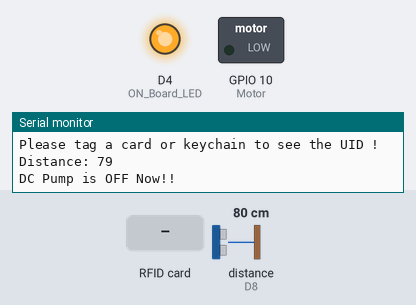
Bench run of a sketch on a simulated ESP8266 (NodeMCU). On the bench: switched loads named in the sketch (green lamp = pin HIGH), output pins drawn as LEDs (lit = HIGH), the last lines printed to the serial monitor. Wiring (inferred from the names in the program): ultrasonic range finder: trigger D3; echo D8. The inputs (shaded band) are chosen by the test bench; at power-on: distance to the obstacle (sensor on D8) 80 cm. The echo pulse lasts 58.3 µs per cm; WiFi joins after 1.5 s; servers stay silent unless stated; uploads are accepted with an empty reply; pins used as bus, display or sensor lines are not drawn.

Above: at 3.2 s.
3.3 s: RFID card 5E 7A 19 C4 held to the reader
At 7.19 s:
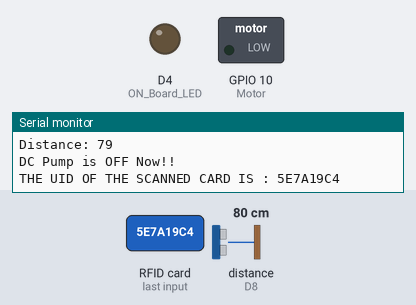
At 8.4 s:
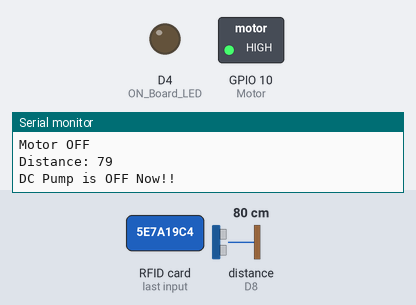
8.7 s: distance to the obstacle (sensor on D8) set to 33 cm
11.2 s: distance to the obstacle (sensor on D8) set to 28 cm
Timing chart, 0 to 14.2 s (numbered marks = the images above; inputs shaded):
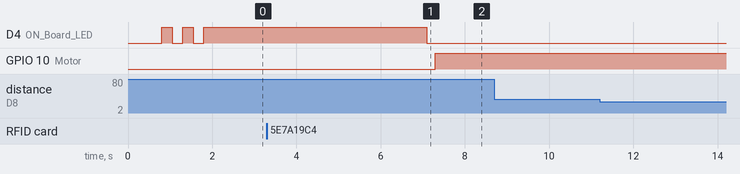

Measured:
- after the input at 3.3 s, D4 (ON_Board_LED): HIGH → LOW after 3.8 s; GPIO 10 (Motor): LOW → HIGH after 4.0 s
- after the input at 8.7 s, every drawn part: stays the same

The sketch:

rfid_mask_dispenser.ino
```cpp
#include <ESP8266WebServer.h>
#include <ESP8266HTTPClient.h>
#include <SPI.h>
#include <MFRC522.h>
#define SS_PIN D2  //--> SDA / SS is connected to pinout D2
#define RST_PIN D1 //--> RST is connected to pinout D1
MFRC522 mfrc522(SS_PIN, RST_PIN);  //--> Create MFRC522 instance.
#define Motor 10
const int trigPin = D3;
const int echoPin = D8;
#define DCwater_pump D0
long duration;
int distance;
#define ON_Board_LED D4  //--> Defining an On Board LED, used for indicators when the process of connecting to a wifi router
//----------------------------------------SSID and Password of your WiFi router-------------------------------------------------------------------------------------------------------------//
const char* ssid = "POCO X3 Pro";
const char* password = "achu1234!";
//------------------------------------------------------------------------------------------------------------------------------------------------------------------------------------------//
ESP8266WebServer server(80);  //--> Server on port 80
int readsuccess;
byte readcard[4];
char str[32] = "";
String StrUID;
//-----------------------------------------------------------------------------------------------SETUP-------------------------------------------------------------------------------------//
void setup() {
  pinMode(trigPin, OUTPUT); // Sets the trigPin as an Output
  pinMode(echoPin, INPUT); // Sets the echoPin as an Input
  pinMode(DCwater_pump, OUTPUT);
  Serial.begin(115200); //--> Initialize serial communications with the PC
  SPI.begin();      //--> Init SPI bus
  mfrc522.PCD_Init();//--> Init MFRC522 card
  pinMode(Motor,OUTPUT);
  delay(500);
  WiFi.begin(ssid, password); //
  Serial.println("");
  pinMode(ON_Board_LED, OUTPUT);
  digitalWrite(ON_Board_LED, HIGH); //--> Turn off Led On Board
  //----------------------------------------Wait for connection
  Serial.print("Connecting");
  while (WiFi.status() != WL_CONNECTED) {
    Serial.print(".");
    //----------------------------------------Make the On Board Flashing LED on the process of connecting to the wifi router.
    digitalWrite(ON_Board_LED, LOW);
    delay(250);
    digitalWrite(ON_Board_LED, HIGH);
    delay(250);
  }
  digitalWrite(ON_Board_LED, HIGH); //--> Turn off the On Board LED when it is connected to the wifi router.
  //----------------------------------------If successfully connected to the wifi router, the IP Address that will be visited is displayed in the serial monitor
  Serial.println("");
  Serial.print("Successfully connected to : ");
  Serial.println(ssid);
  Serial.print("IP address: ");
  Serial.println(WiFi.localIP());
  Serial.println("Please tag a card or keychain to see the UID !");
  Serial.println("");
}
//------------------------------------------------------------------------------------------------------------------------------------------------------------------------------------------//
//-----------------------------------------------------------------------------------------------LOOP---------------------------------------------------------------------------------------//
void loop() {
  // put your main code here, to run repeatedly
  readsuccess = getid();
  if (readsuccess) {
    digitalWrite(ON_Board_LED, LOW);
    HTTPClient http;    //Declare object of class HTTPClient
    String UIDresultSend, postData;
    UIDresultSend = StrUID;
    //Post Data
    postData = "rfid=" + String(UIDresultSend);
      http.begin("http://192.168.189.192/rfidreader/check.php");  //Specify request destination
    http.addHeader("Content-Type", "application/x-www-form-urlencoded"); //Specify content-type header
    int httpCode = http.POST(postData);   //Send the request
    String payload = http.getString();    //Get the response payload
    Serial.println(UIDresultSend);
    Serial.print("HTTP:");
    Serial.println(httpCode);
    Serial.print("Payload:"); //Print HTTP return code
    Serial.println(payload);    //Print request response payload
    http.end();  //Close connection
    digitalWrite(Motor,LOW
     );
    if(payload=="true")
    {
      Serial.println("Motor ON");
      digitalWrite(Motor,LOW);
      delay(3000);
      digitalWrite(Motor,HIGH);
    }
    else{
         Serial.println("Motor OFF");
         digitalWrite(Motor,HIGH);

    }


  }
  digitalWrite(trigPin, LOW);
    delayMicroseconds(2);
    digitalWrite(trigPin, HIGH);
    delayMicroseconds(10);
    digitalWrite(trigPin, LOW);
    duration = pulseIn(echoPin, HIGH);
    //Distance calculation
    distance= duration*0.034/2;
    // Printinng the distance on the Serial Monitor
    Serial.print("Distance: ");
    Serial.println(distance);

 if (distance < 30)
{
 digitalWrite(DCwater_pump,HIGH);
 Serial.println("DC Pump is ON Now!!");
 delay(1000);
}
else
{
 digitalWrite(DCwater_pump,LOW);
 Serial.println("DC Pump is OFF Now!!");
 delay(5000);

}
}
//------------------------------------------------------------------------------------------------------------------------------------------------------------------------------------------//

//----------------------------------------Procedure for reading and obtaining a UID from a card or keychain---------------------------------------------------------------------------------//
int getid() {
  if (!mfrc522.PICC_IsNewCardPresent()) {
    return 0;
  }
  if (!mfrc522.PICC_ReadCardSerial()) {
    return 0;
  }


  Serial.print("THE UID OF THE SCANNED CARD IS : ");

  for (int i = 0; i < 4; i++) {
    readcard[i] = mfrc522.uid.uidByte[i]; //storing the UID of the tag in readcard
    array_to_string(readcard, 4, str);
    StrUID = str;
  }
  mfrc522.PICC_HaltA();
  return 1;
}
//------------------------------------------------------------------------------------------------------------------------------------------------------------------------------------------//

//----------------------------------------Procedure to change the result of reading an array UID into a string------------------------------------------------------------------------------//
void array_to_string(byte array[], unsigned int len, char buffer[]) {
  for (unsigned int i = 0; i < len; i++)
  {
    byte nib1 = (array[i] >> 4) & 0x0F;
    byte nib2 = (array[i] >> 0) & 0x0F;
    buffer[i * 2 + 0] = nib1  < 0xA ? '0' + nib1  : 'A' + nib1  - 0xA;
    buffer[i * 2 + 1] = nib2  < 0xA ? '0' + nib2  : 'A' + nib2  - 0xA;
  }
  buffer[len * 2] = '\0';
}
```
